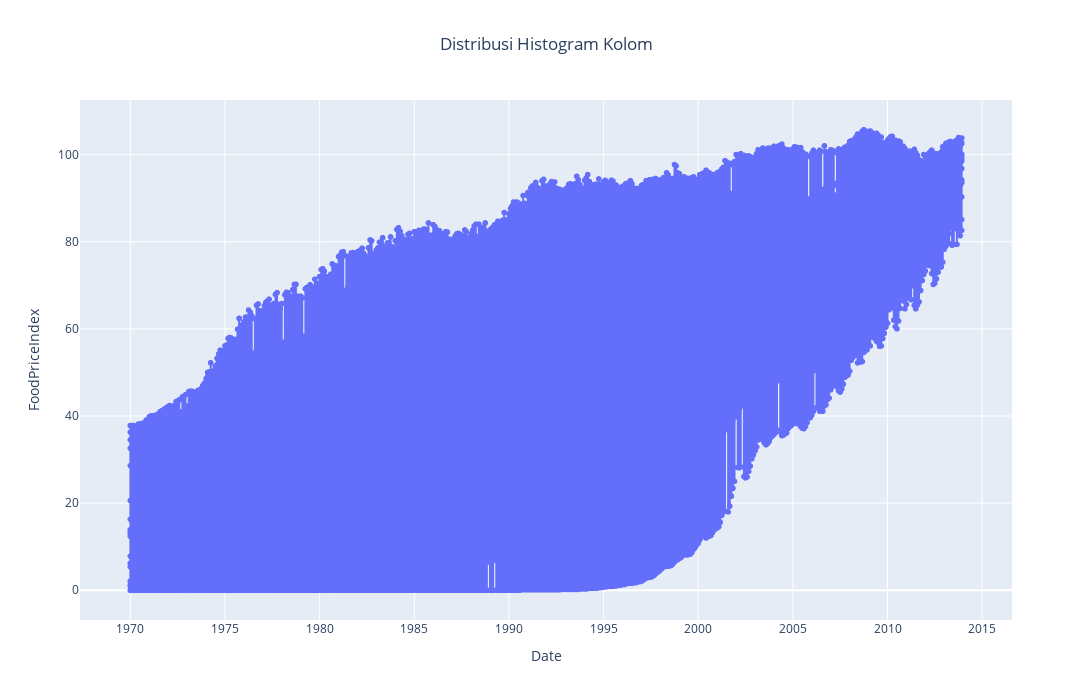

Notebook source saved alongside this figure:
### Markdown cell above
# EDA

### Code cell
# Plot menggunakan Plotly
fig = px.line(df, x='date', y='FoodPriceIndex', title='Time Series Plot',
              labels={'date': 'Date', 'value': 'Value'}, markers=True)
fig.update_layout(
    height=700,
    width=2000,
    showlegend=False,
    title_text='Distribusi Histogram Kolom',
    title_x=0.5,
)
# Tampilkan plot
fig.show()

### Figure 1 — Plotly figure (JSON) as saved in the notebook; plotly's stock layout.template omitted (floating-point values rounded to 4 significant figures; data arrays with more than 128 entries replaced by an {"elided": "..."} marker saying what was removed)
{"data": [{"hovertemplate": "Date=%{x}<br>FoodPriceIndex=%{y}<extra></extra>", "legendgroup": "", "line": {"color": "#636efa", "dash": "solid"}, "marker": {"symbol": "circle"}, "mode": "lines+markers", "name": "", "showlegend": false, "type": "scattergl", "x": {"elided": "11616 str values"}, "xaxis": "x", "y": {"elided": "11616 float values"}, "yaxis": "y"}], "layout": {"height": 700, "legend": {"tracegroupgap": 0}, "showlegend": false, "title": {"text": "Distribusi Histogram Kolom", "x": 0.5}, "width": 2000, "xaxis": {"anchor": "y", "domain": [0, 1], "title": {"text": "Date"}}, "yaxis": {"anchor": "x", "domain": [0, 1], "title": {"text": "FoodPriceIndex"}}}}
